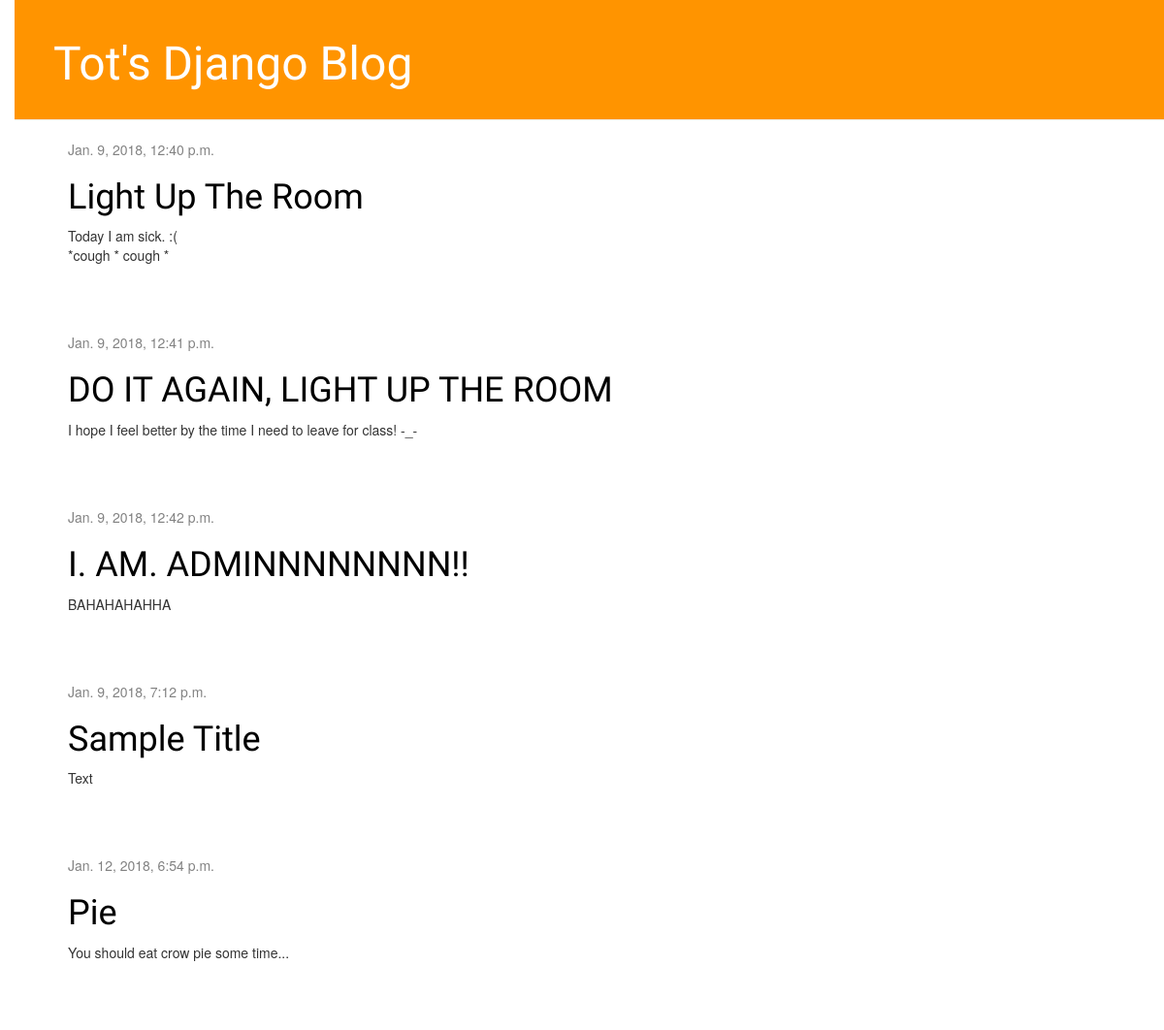
The app's page /, older data.
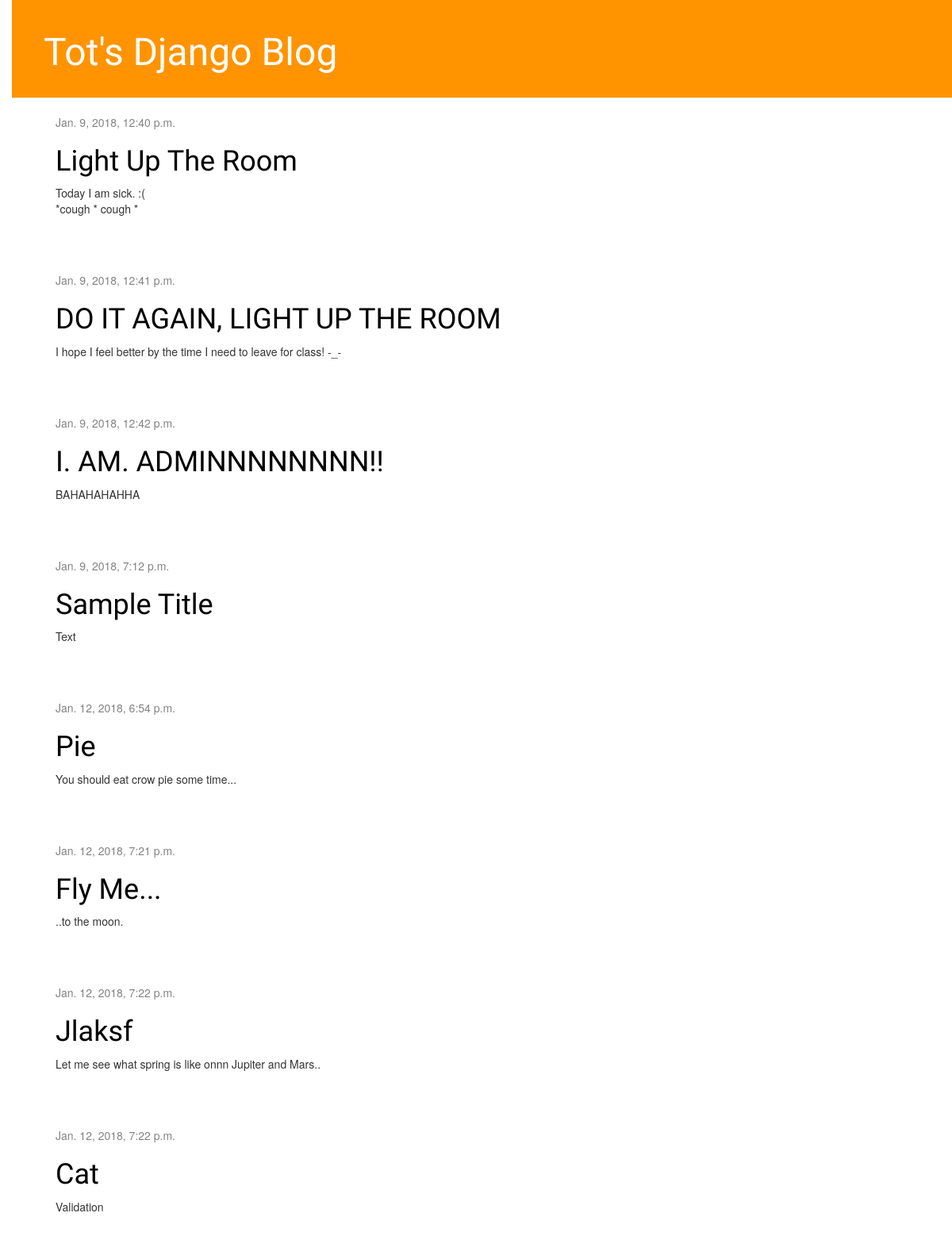
The same page, newer data.
### blog/models.py (models this page shows, shortened)
class Post(models.Model):
    author = models.ForeignKey('auth.User',
        on_delete=models.CASCADE,
    )
    title = models.CharField(max_length=200)
    text=models.TextField()
    created_date = models.DateTimeField(
        default=timezone.now
    )
    published_date=models.DateTimeField(
        blank=True, null=True
    )

### blog/views.py (the view)
# urls.py: url(r'^$', views.post_list, name='post_list'),
def post_list(request):
    posts= Post.objects.filter(published_date__lte=timezone.now()).order_by('published_date')
    '''
    context = {
        'title':'Latest Posts',
        'posts':post
    } then pass in render instead of the current dictionary
    '''
    return render(request, 'blog/post_list.html', {'posts':posts})

### blog/templates/blog/post_list.html
{% extends "blog/base.html" %}
{% block content %}
    {% for post in posts %}
        <article class="post">
            <div class="date">
                {{post.published_date}}
            </div>
            <h1><a href="{% url 'post_detail' pk=post.pk %}">{{post.title}}</a></h1>
            <p>{{post.text|linebreaksbr}} </p>
        </article>
    {% endfor %}
{% endblock %}

### blog/templates/blog/base.html (shortened to what this page needs)
{% load staticfiles %}
<!DOCTYPE html>
<html>
<head>
    <link rel="stylesheet" href="//maxcdn.bootstrapcdn.com/bootstrap/3.2.0/css/bootstrap.min.css">
    <link rel="stylesheet" href="//maxcdn.bootstrapcdn.com/bootstrap/3.2.0/css/bootstrap-theme.min.css">
    <link rel="stylesheet" href="{% static 'css/blog.css' %}">
</head>
<body>
    <header class="page-header">
        <h1><a href="/">Tot's Django Blog</a></h1>
    </header>
    <div class="content container">
        <div class="row">
            <div class="col-md-8">
                {% block content %}
                {% endblock %}
            </div>
        </div>
    </div>
</body>
</html>

### blog/static/css/blog.css (style rules this page uses)
body { padding-left: 15px; }
h1 a { color: #FCA205; font-family: 'Lobster'; }
.page-header { background-color: #ff9400; margin-top: 0; padding: 20px 20px 20px 40px; }
.page-header h1, .page-header h1 a, .page-header h1 a:visited, .page-header h1 a:active { color: #ffffff; font-size: 36pt; text-decoration: none; }
.content { margin-left: 40px; }
h1, h2, h3, h4 { font-family: 'Lobster', cursive; }
.date { color: #828282; }
.post { margin-bottom: 70px; }
.post h1 a, .post h1 a:visited { color: #000000; }

Row changes from the older to the newer data that the page shows:
added Post: published_date "Jan. 12, 2018, 7:21 p.m.", title "Fly Me...", text "..to the moon."
added Post: published_date "Jan. 12, 2018, 7:22 p.m.", title "Jlaksf", text "Let me see what spring is like onnn Jupiter and Mars.."
added Post: published_date "Jan. 12, 2018, 7:22 p.m.", title "Cat", text "Validation"
